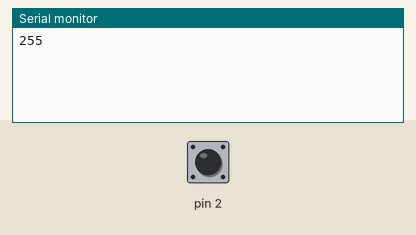
Bench run of a sketch on a simulated Arduino Uno, built with avr-gcc and run on an emulated ATmega328P. Shown: the last lines printed to the serial monitor. The inputs (shaded band) are chosen by the test bench; at power-on: pin 2 HIGH. EEPROM starts erased.

Above: at 1.2 s.
1.3 s: pin 2 driven LOW
At 2.2 s:
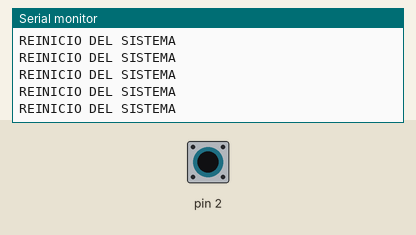
3.2 s: pin 2 driven HIGH
At 4.5 s:
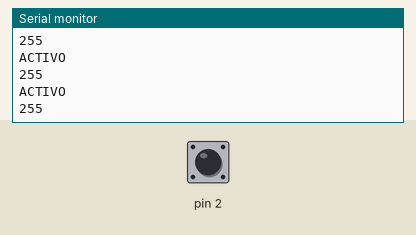
4.7 s: pin 2 driven LOW
At 5.4 s:
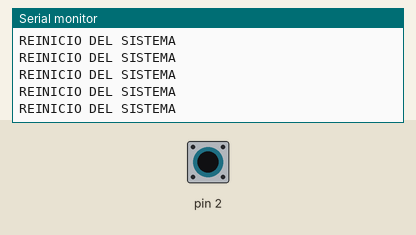

The sketch:

AlmeidaAxel_SLEEP.ino
```cpp
 /*                                 UNIVERSIDAD TECNICA DEL NORTE
 *                                        FICA-CIERCOM
 *                        Nombre: Axel Almeida           Fecha: 04/02/2020
 * Realizar un ejercicio que cada 2 segundos el sistema se encuentre activado y cada 10 segundos
 * el sistema baje su consumo de corriente. Envíe mensajes de comunicación serial para mostrar el resultado.
*/

#include<TimerOne.h>
#include<EEPROM.h>
#include<avr/sleep.h>
#include<avr/power.h>
#include <avr/wdt.h>

int sistema;
int cont = 0;


void setup() {
  Serial.begin(9600);
  sistema = EEPROM.read(0);
  EEPROM.write(0, 1);
  attachInterrupt(0, wakeup, LOW);
  Timer1.initialize(1000000);
  Timer1.attachInterrupt(conteo);
  set_sleep_mode(SLEEP_MODE_PWR_SAVE);
  Serial.begin(9600);
  Serial.println(sistema);


}

void loop() {
  if (cont == 2 ) {
    Serial.println("ACTIVO");
    EEPROM.write(0, 1);
    Serial.println(sistema);
  }
  if (cont == 12) {
    Serial.println("DORMIDO");
    EEPROM.update(0, 0);
    sleep_mode();
    sleep_enable();
    sleep_disable();
  }
}

void conteo() {
  cont++;

}

void wakeup() {
  sleep_disable();
  Serial.println("REINICIO DEL SISTEMA");
  cont = 0;
}
```

Measured:
- after the input at 1.3 s, the serial monitor: prints a new line at once (image 1)
- after the input at 3.2 s, the serial monitor: prints a new line after 0.07 s (image 2)
